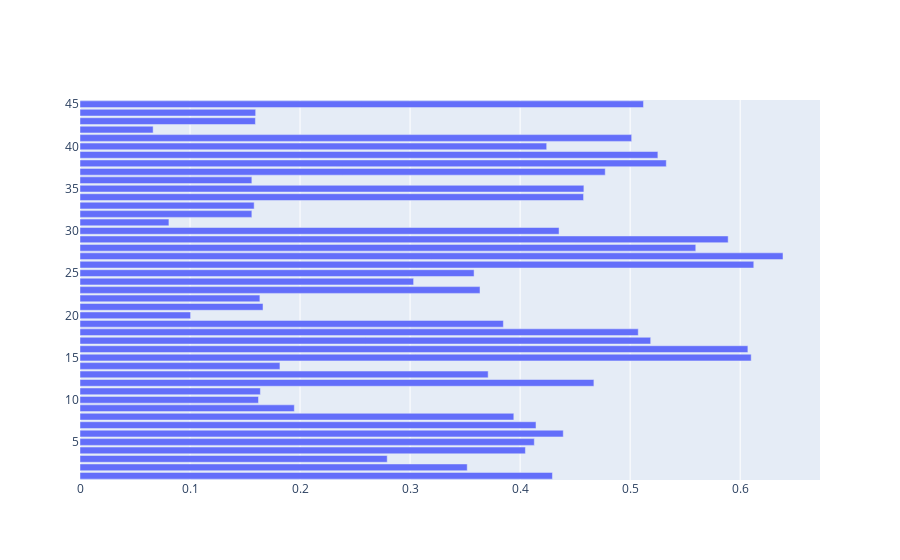

Source (notebook cell):
### Code cell
import plotly.graph_objects as go
fig = go.Figure(go.Bar(x = list(literature.values()), y=list(literature.keys()),orientation='h'))
fig.show()

### Figure 1 — Plotly figure (JSON) as saved in the notebook; plotly's stock layout.template omitted (floating-point values rounded to 4 significant figures)
{"data": [{"orientation": "h", "type": "bar", "x": [0.6389, 0.6124, 0.61, 0.607, 0.5891, 0.5596, 0.5328, 0.5252, 0.5187, 0.5121, 0.5074, 0.5014, 0.4774, 0.4671, 0.458, 0.4577, 0.4392, 0.4354, 0.4294, 0.4241, 0.4144, 0.4129, 0.4048, 0.3943, 0.3848, 0.371, 0.3635, 0.3582, 0.3519, 0.3032, 0.2792, 0.1948, 0.1817, 0.1663, 0.1639, 0.1635, 0.1622, 0.1597, 0.1594, 0.1583, 0.1562, 0.1562, 0.1005, 0.08082, 0.06647], "y": [27, 26, 15, 16, 29, 28, 38, 39, 17, 45, 18, 41, 37, 12, 35, 34, 6, 30, 1, 40, 7, 5, 4, 8, 19, 13, 23, 25, 2, 24, 3, 9, 14, 21, 11, 22, 10, 44, 43, 33, 36, 32, 20, 31, 42]}], "layout": {}}
